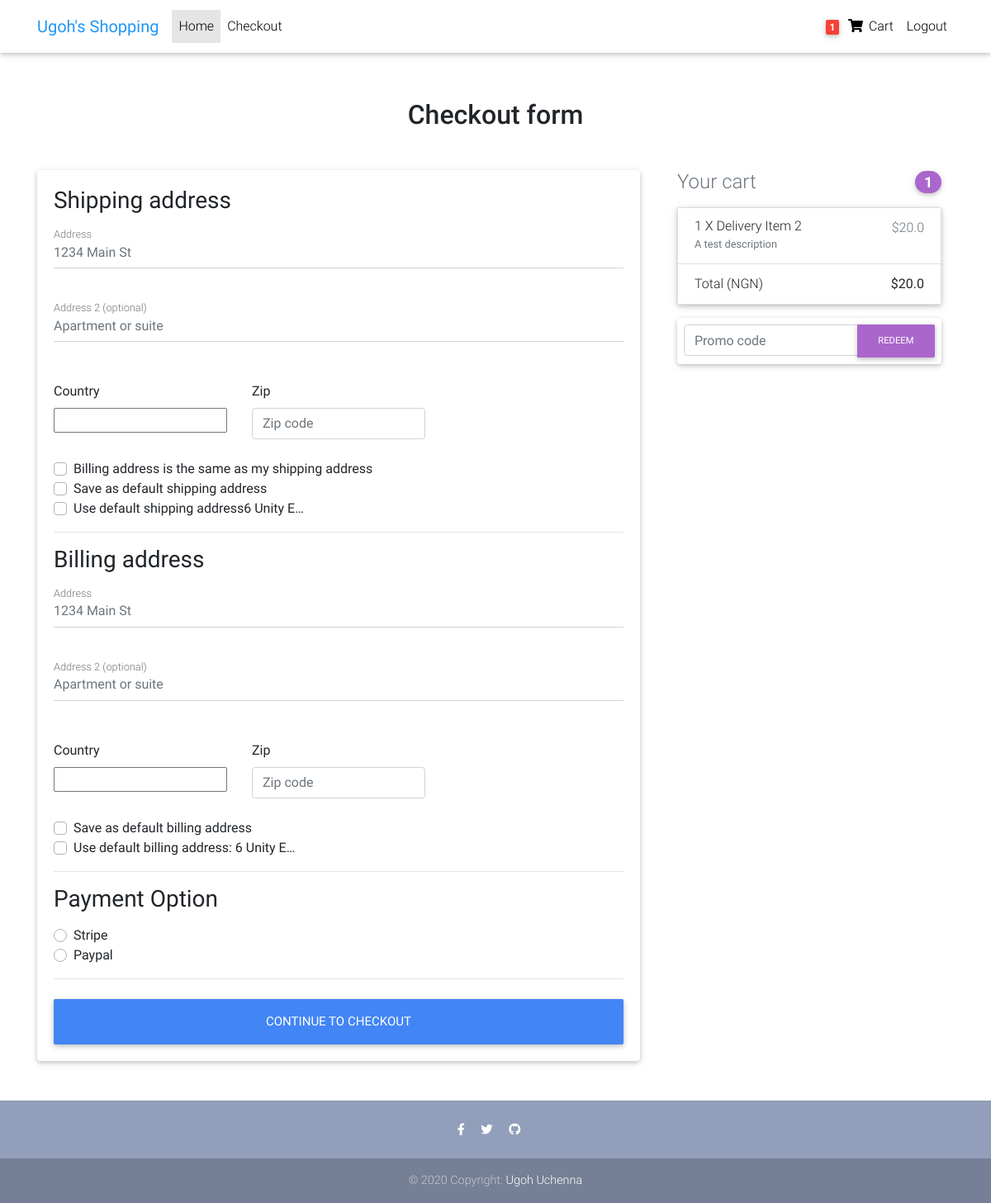
The app's page /checkout (signed in), older data.
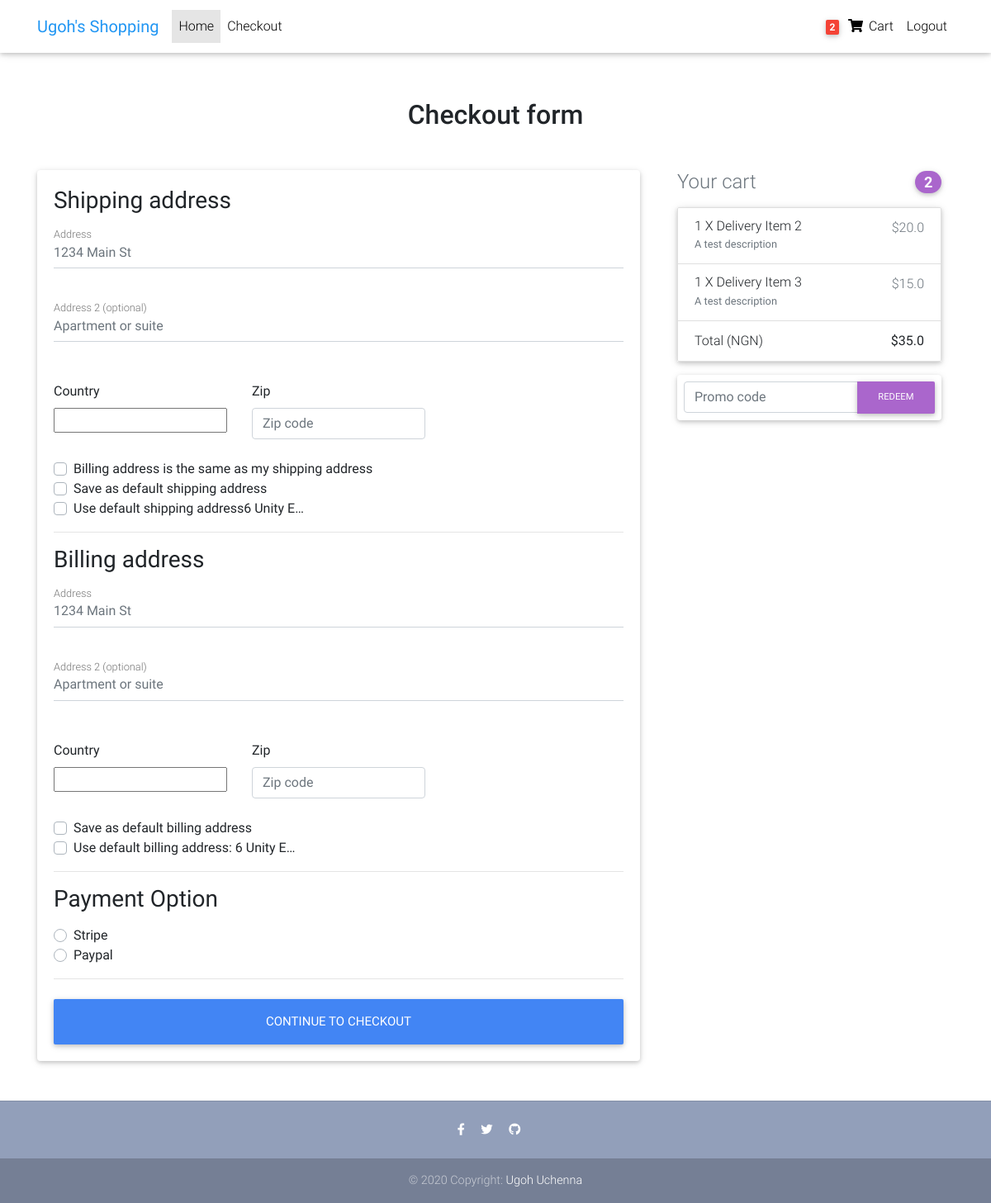
The same page, newer data.
### core/models.py (models this page shows, shortened)
class Order(models.Model):
  user = models.ForeignKey(User, on_delete=models.CASCADE)
  reference_code = models.CharField(max_length=20, blank=True, null=True)
  items = models.ManyToManyField(OrderItem)
  start_date = models.DateTimeField(auto_now_add=True)
  ordered_date = models.DateTimeField()
  ordered = models.BooleanField(default=False)
  shipping_address = models.ForeignKey(Address, related_name='shipping_address', on_delete=models.SET_NULL, blank=True, null=True)
  billing_address = models.ForeignKey(Address, related_name='billing_address', on_delete=models.SET_NULL, blank=True, null=True)
  payment = models.ForeignKey(Payment, on_delete=models.SET_NULL, blank=True, null=True)
  coupon = models.ForeignKey(Coupon, on_delete=models.SET_NULL, blank=True, null=True)
  being_delivered = models.BooleanField(default=False)
  recieved = models.BooleanField(default=False)
  refund_requested = models.BooleanField(default=False)
  refund_granted = models.BooleanField(default=False)
  def get_total(self):
    total = 0
    for order_item in self.items.all():
      total += order_item.get_total_item_price()
    if self.coupon:
      total -= self.coupon.amount
    return total

class OrderItem(models.Model):
  user = models.ForeignKey(User, on_delete=models.CASCADE)
  item = models.ForeignKey(Item, on_delete=models.CASCADE)
  ordered = models.BooleanField(default=False)
  quantity = models.IntegerField(default=1)
  def get_total_item_price(self):
    if self.item.discount_price:
      return self.quantity * self.item.discount_price
    return self.quantity * self.item.price

class Item(models.Model):
  title = models.CharField(max_length=100)
  price = models.FloatField()
  discount_price = models.FloatField(blank=True, null=True)
  category = models.CharField(choices=CATEGORY_CHOICES, max_length=2)
  label = models.CharField(choices=LABEL_CHOICES, max_length=2)
  slug = models.SlugField()
  description = models.TextField()
  image = models.ImageField()
  objects = ItemQuerySet.as_manager()

### core/views.py (the view, shortened to what this page needs)
# urls.py: path('checkout', CheckoutView.as_view(), name='checkout'),
@method_decorator(login_required, name='dispatch')
class CheckoutView(View):
  def get(self, *args, **kwargs):
    try:
      order = Order.objects.get(user=self.request.user, ordered=False)
      form = CheckoutForm()
      context = {
        'form': form,
        'couponform': CouponForm(),
        'order': order,
        'DISPLAY_COUPON_FORM': True
      }
      shipping_address_qs = Address.objects.filter(
        user=self.request.user,
        address_type='S',
        default=True
      )
      if shipping_address_qs.exists():
        context.update({'default_shipping_address': shipping_address_qs[0]})
      billing_address_qs = Address.objects.filter(
        user=self.request.user,
        address_type='B',
        default=True
      )
      if billing_address_qs.exists():
        context.update({'default_billing_address': billing_address_qs[0]})
      return render (self.request, "core/checkout.html", context)
    except ObjectDoesNotExist:
      messages.info(self.request, "You do not have an active order")
      return redirect('checkout')

### core/forms.py
class CheckoutForm(forms.Form):
  shipping_address = forms.CharField(required=False)
  shipping_address_2 = forms.CharField()
  shipping_country = CountryField(blank_label='(select country)').formfield(
    required=False,
    widget=CountrySelectWidget(attrs={
    'class':"custom-select d-block w-100"
  }))
  shipping_zip = forms.CharField(required=False)
  billing_address = forms.CharField(required=False)
  billing_address_2 = forms.CharField()
  billing_country = CountryField(blank_label='(select country)').formfield(
    required=False,
    widget=CountrySelectWidget(attrs={
    'class':"custom-select d-block w-100"
  }))
  billing_zip = forms.CharField(required=False)
  same_billing_address = forms.BooleanField()
  set_default_shipping = forms.BooleanField()
  use_default_shipping = forms.BooleanField()
  set_default_billing = forms.BooleanField()
  use_default_billing = forms.BooleanField()
  payment_option = forms.ChoiceField(widget=forms.RadioSelect(), choices=PAYMENT_CHOICES, required=True)

### templates/core/checkout.html (shortened to what the changed rows need)
{% extends "base.html" %}
{% load crispy_forms_tags %}
{% block content %}
  <main>
    <div class="container wow fadeIn">
      <h2 class="my-5 h2 text-center">Checkout form</h2>
      <div class="row">
        <div class="col-md-8 mb-4">
          <div class="card">
            <form method="POST" action="{% url 'checkout' %}" class="card-body">
              <div class="d-block my-3">
                {% for value, name in form.fields.payment_option.choices %}
                <div class="custom-control custom-radio">
                  <label class="custom-control-label" for="{{ name }}">{{ name }}</label>
                </div>
                {% endfor %}
              </div>
            </form>
          </div>
        </div>
        <div class="col-md-4 mb-4">
          {% include "order_snippet.html" %}
        </div>
      </div>
    </div>
  </main>
 {% endblock content %}

### templates/navbar.html (shortened to what this page needs)
  {% load cart_template_tags %}
  <nav class="navbar fixed-top navbar-expand-lg navbar-light white scrolling-navbar">
    <div class="container">
      <a class="navbar-brand waves-effect" href="#" target="_blank">
        <strong class="blue-text">Ugoh's Shopping</strong>
      </a>
      <div class="collapse navbar-collapse" id="navbarSupportedContent">
        <ul class="navbar-nav mr-auto">
          <li class="nav-item active">
            <a class="nav-link waves-effect" href="{% url 'home' %}">Home
            </a>
          </li>
          <li class="nav-item">
            <a class="nav-link waves-effect" href="{% url 'checkout' %}"
              target="_blank">Checkout</a>
          </li>
        </ul>
        <ul class="navbar-nav nav-flex-icons">
          {% if user.is_authenticated %}
          <li class="nav-item">
            <a class="nav-link waves-effect" href="{% url 'order_summary' %}">
              <span class="badge red z-depth-1 mr-1">{{ user | cart_item_count }} </span>
              <i class="fas fa-shopping-cart"></i>
              <span class="clearfix d-none d-sm-inline-block"> Cart </span>
            </a>
          </li>
          <li class="nav-item">
            <a class="nav-link waves-effect" href="{% url 'account_logout' %}">
              <span class="clearfix d-none d-sm-inline-block"> Logout </span>
            </a>
          </li>
          {% endif %}
        </ul>
      </div>
    </div>
  </nav>

### templates/order_snippet.html (shortened to what this page needs)
 <div class="col-md-12 mb-4">
  <h4 class="d-flex justify-content-between align-items-center mb-3">
    <span class="text-muted">Your cart</span>
    <span class="badge badge-secondary badge-pill">{{ order.items.count }}</span>
  </h4>
  <ul class="list-group mb-3 z-depth-1">
    {% for order_item in order.items.all %}
    <li class="list-group-item d-flex justify-content-between lh-condensed">
      <div>
        <h6 class="my-0">{{ order_item.quantity }} X {{ order_item.item.title }}</h6>
        <small class="text-muted">{{ order_item.item.description }}</small>
      </div>
      <span class="text-muted">${{ order_item.get_total_item_price }}</span>
    </li>
    {% endfor %}
    <li class="list-group-item d-flex justify-content-between">
      <span>Total (NGN)</span>
      <strong>${{ order.get_total }}</strong>
    </li>
  </ul>
  {% if DISPLAY_COUPON_FORM %}
  <form class="card p-2" action="{% url 'add_coupon' %}" method="POST">
    <div class="input-group">
      {{ couponform.code }}
      <div class="input-group-append">
        <button class="btn btn-secondary btn-md waves-effect m-0" type="submit">Redeem</button>
      </div>
    </div>
  </form>
  {% endif %}
</div>

Row changes from the older to the newer data that the page shows:
computed for Order: items.count "1" → "2"; get_total "20.0" → "35.0"
added OrderItem: quantity "1", item "Delivery Item 3", item.description "A test description", get_total_item_price "15.0"
Text that changed along with them:
{{ user | cart_item_count }}: "1" → "2"
